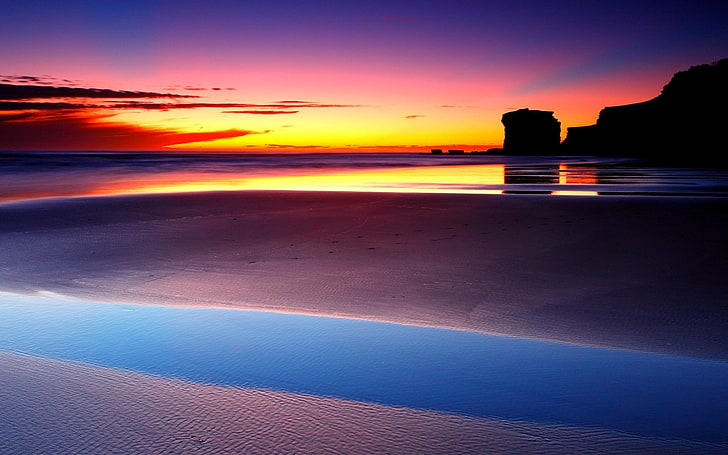
#> input picture Computer vision/background.jpg, 728 x 455 px
$ jupyter execute test.ipynb
#> lines starting #> are read from the running program, lines starting #| are printed output that depends on the picture; after the words box and inside, x2 and y2 are one past the last pixel; in counts of white or black regions, pixels touching at a corner belong together
[cell 1]
import cv2

[cell 2]
image = cv2.imread("background.jpg")
#> image is the input picture: shape (455, 728, 3); mean B, G, R 102.3, 78.1, 101.1
if image is not None:
    cv2.imshow("Background", image)
    cv2.waitKey(0)       #waitkey is used to wait for a key to press to close the window , o means wait indefinitely
    cv2.destroyAllWindows()
else:
    print('Image not found')

[cell 3]
gray_image = cv2.cvtColor(image, cv2.COLOR_BGR2GRAY)
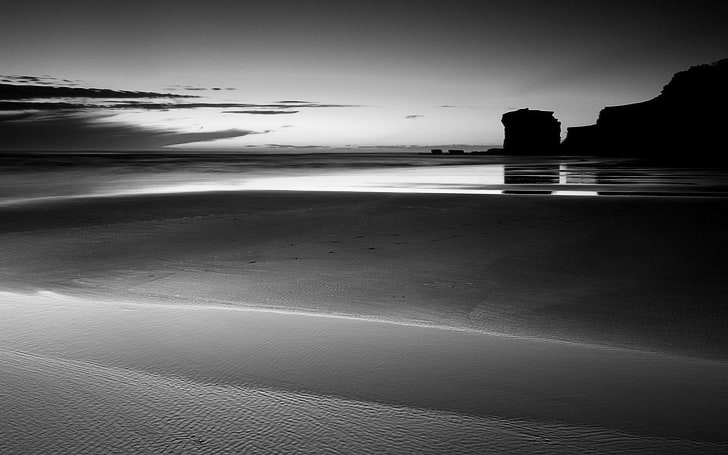
#> gray_image: shape (455, 728); min 0, max 252, mean 87.8
cv2.imshow("Gray Image", gray_image)
cv2.waitKey(0)
cv2.destroyAllWindows()

[cell 4]
blurred_image = cv2.GaussianBlur(image, (15,15),0) # gaussian blur is used to reduce noise and detail in an image, (15,15) is the kernel size, 0 is the standard deviation in X and Y direction
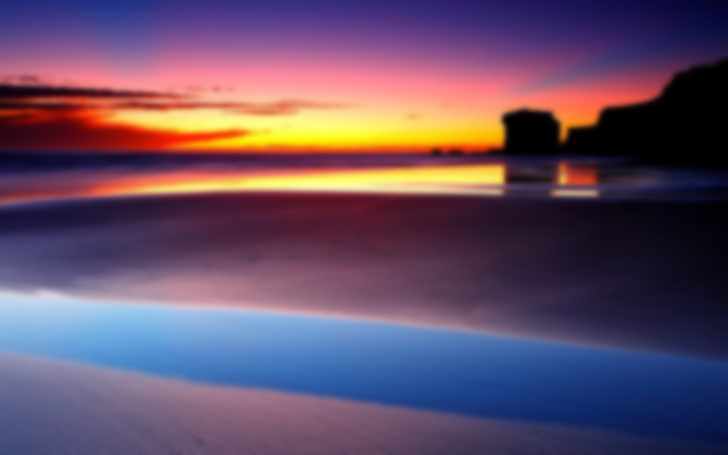
#> blurred_image: shape (455, 728, 3); mean B, G, R 102.3, 78.1, 101.1
cv2.imshow("Blurred Image", blurred_image)
cv2.waitKey(0)
cv2.destroyAllWindows()

[cell 5]
edges=cv2.Canny(gray_image,100,200) # canny edge detection is used to detect edges in an image
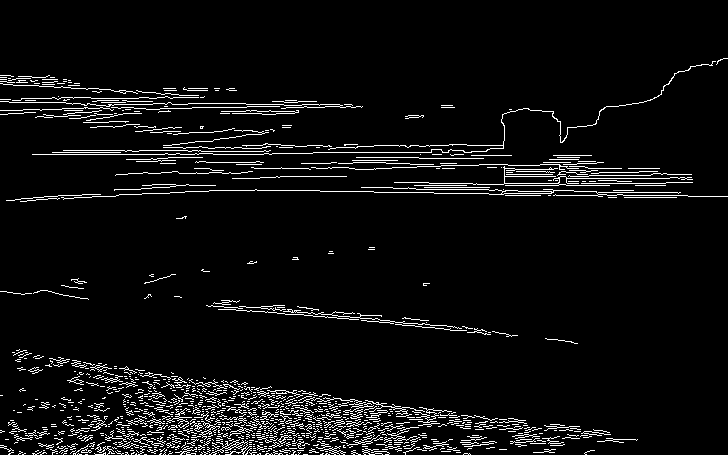
#> edges: shape (455, 728); 5.5% white in thin lines or dots, all inside (x1, y1, x2, y2) = (0, 58, 728, 455)
cv2.imshow("Edges", edges)
cv2.waitKey(0)
cv2.destroyAllWindows()

.resize, crop

[cell 6]
resized_image = cv2.resize(image, (300, 300)) # resize the image to 300x300 pixels
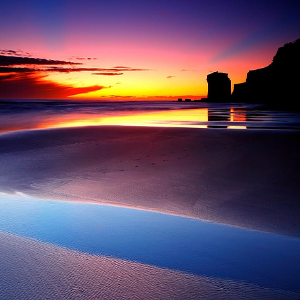
#> resized_image: shape (300, 300, 3); mean B, G, R 102.2, 78, 101.1
cropped_image = image[50:200, 200:500] # crop the image from (50,50) to (200, 500) these are the coordinates of the top left and bottom right corners of the rectnagle
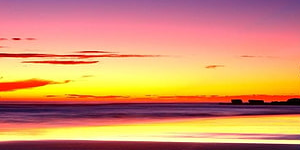
#> cropped_image: shape (150, 300, 3); mean B, G, R 105, 145.5, 214.2
cv2.imshow("Resized Image", resized_image)
cv2.imshow("cropped image", cropped_image)
cv2.waitKey(0)
cv2.destroyAllWindows()

[cell 7]
drawing = image.copy()
cv2.rectangle(drawing, (50,50), (200,200), (0, 255, 0), 2) # draw a rectangle on the image,(50,50) is the top left corner and (200,200) is the bottom right corner,(0,255,0) is the color of the rectangle in BGR format and 2 is the thickness of the rectangle
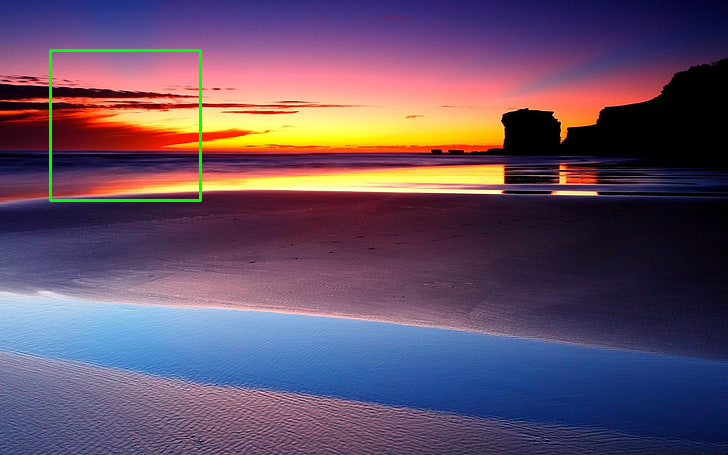
#> drawing: shape (455, 728, 3); 0.54% of pixels changed, all inside (x1, y1, x2, y2) = (49, 49, 202, 202)
cv2.imshow("Rectangle", drawing)
cv2.waitKey(0)
cv2.destroyAllWindows()
